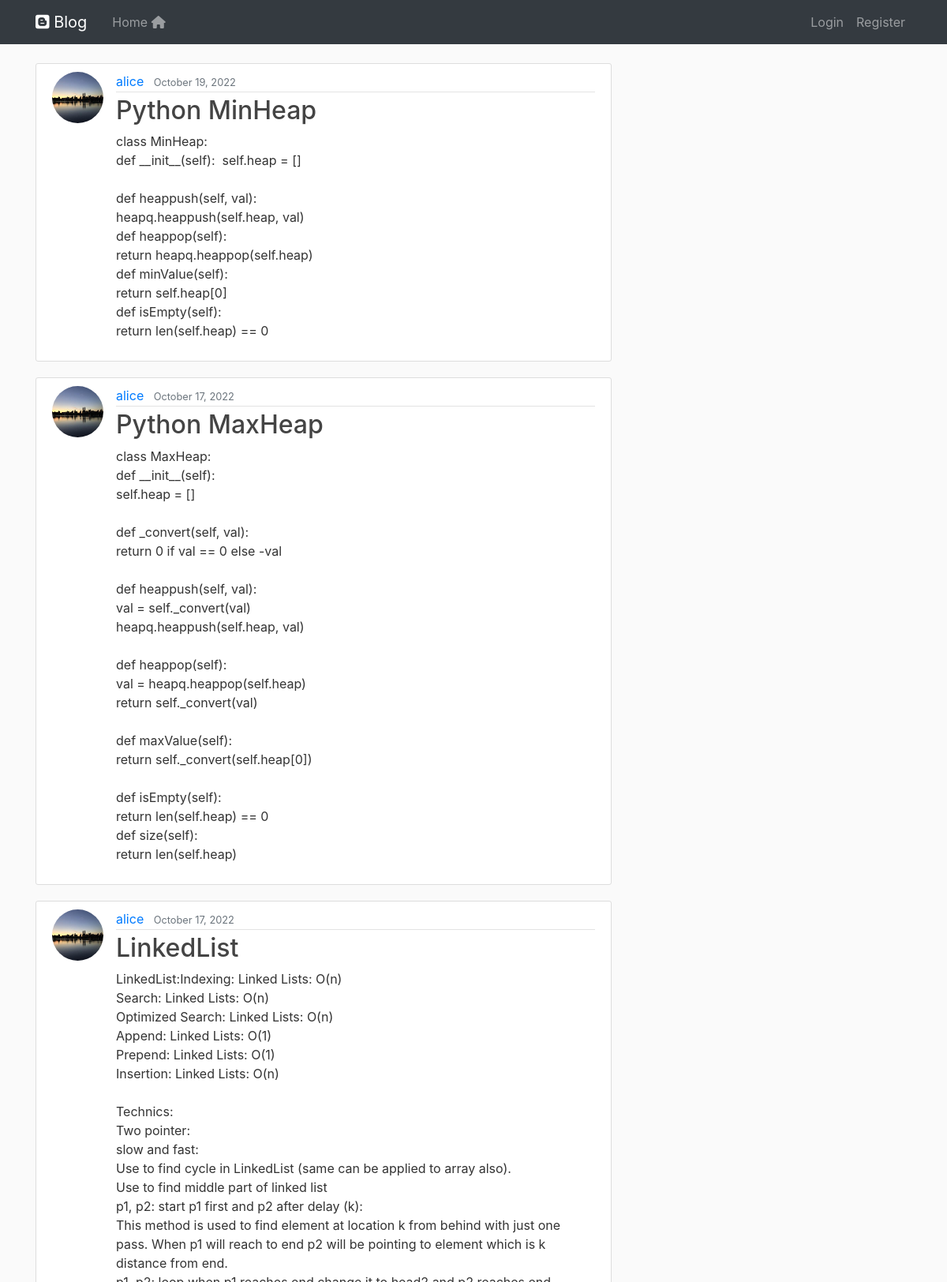
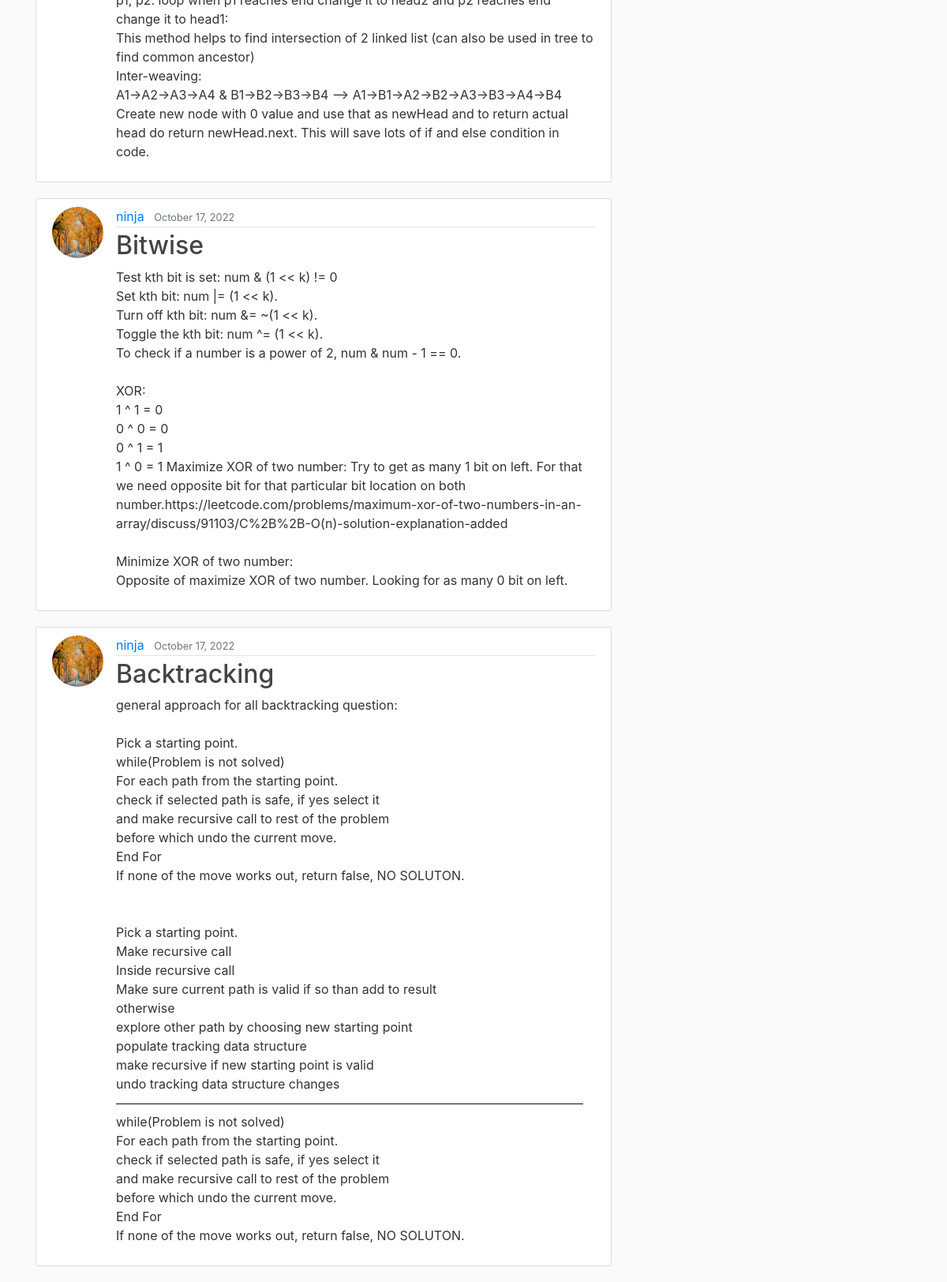
The page / on the database its author committed (2 pictures, top to bottom).
### blog/models.py (models this page shows, shortened)
class Post(models.Model):
    title = models.CharField(max_length=100)
    content = models.TextField()
    date_posted = models.DateTimeField(default=timezone.now)
    author = models.ForeignKey(User, on_delete= models.CASCADE)

### users/models.py (models this page shows, shortened)
class Profile(models.Model):
    user = models.OneToOneField(User, on_delete= models.CASCADE)
    image = models.ImageField(default = 'default.jpg', upload_to='profile_pics')

### blog/views.py (the view)
# urls.py: path('', PostListView.as_view(), name='blog-home'),
class PostListView(ListView):
    model = Post
    template_name = 'blog/home.html'   # <app>/<model>_<viewtype>.html
    context_object_name = 'posts'
    ordering = ['-date_posted']
    paginate_by = 5

### blog/templates/blog/home.html
{% extends "blog/base.html" %}
{% block content %}
    {% for post in posts %}
        <article class="media content-section">
            <img class="rounded-circle article-img" src="{{post.author.profile.image.url}}"/>
            <div class="media-body">
            <div class="article-metadata">
                <a class="mr-2" href="#">{{ post.author }}</a>
                <small class="text-muted">{{ post.date_posted|date:"F d, Y" }}</small>
            </div>
            <h2><a class="article-title" href="{% url 'post-detail' post.id %}">{{ post.title }}</a></h2>
            <p class="article-content">{{ post.content }}</p>
            </div>
        </article>
    {% endfor %}
{% endblock content %}

### blog/static/blog/main.css (style rules this page uses)
h1, h2, h3, h4, h5, h6 { color: #444444; }
.content-section { background: #ffffff; padding: 10px 20px; border: 1px solid #dddddd; border-radius: 3px; margin-bottom: 20px; }
.article-title { color: #444444; }
.article-content { white-space: pre-line; }
.article-img { height: 65px; width: 65px; margin-right: 16px; }
.article-metadata { padding-bottom: 1px; margin-bottom: 4px; border-bottom: 1px solid #e3e3e3 }

### rows shown on the page
Post: author.profile.image (picture), author "alice", date_posted "October 19, 2022", title "Python MinHeap", content "class MinHeap: def __init__(self): self.heap = [] def heappush(self, val): heapq.heappush(self.heap, val) def heappop(self): return heapq.heappop(self.heap) def minValue(self): return self.heap[0] def isEmpty(self): return len(self.heap) == 0"
Post: author.profile.image (picture), author "alice", date_posted "October 17, 2022", title "Python MaxHeap", content "class MaxHeap: def __init__(self): self.heap = [] def _convert(self, val): return 0 if val == 0 else -val def heappush(self, val): val = self._convert(val) heapq.heappush(self.heap, val) def heappop(self): val = heapq.heappop(self.heap) return self._convert(val) def maxValue(self): return self._convert(self.heap[0]) def isEmpty(self): return len(self.heap) == 0 def size(self): return len(self.heap)"
Post: author.profile.image (picture), author "alice", date_posted "October 17, 2022", title "LinkedList", content "LinkedList:Indexing: Linked Lists: O(n) Search: Linked Lists: O(n) Optimized Search: Linked Lists: O(n) Append: Linked Lists: O(1) Prepend: Linked Lists: O(1) Insertion: Linked Lists: O(n) Technics: Two pointer: slow and fast: Use to find cycle in LinkedList (same can be applied to array also). Use to find middle part of linked list p1, p2: start p1 first and p2 after delay (k): This method is used to find element at location k from behind with just one pass. When p1 will reach to end p2 will be pointing to element which is k distance from end. p1, p2: loop when p1 reaches end change it to head2 and p2 reaches end change it to head1: This method helps to find intersection of 2 linked list…"
Post: author.profile.image (picture), author "ninja", date_posted "October 17, 2022", title "Bitwise", content "Test kth bit is set: num & (1 << k) != 0 Set kth bit: num |= (1 << k). Turn off kth bit: num &= ~(1 << k). Toggle the kth bit: num ^= (1 << k). To check if a number is a power of 2, num & num - 1 == 0. XOR: 1 ^ 1 = 0 0 ^ 0 = 0 0 ^ 1 = 1 1 ^ 0 = 1 Maximize XOR of two number: Try to get as many 1 bit on left. For that we need opposite bit for that particular bit location on both number.https://leetcode.com/problems/maximum-xor-of-two-numbers-in-an-array/discuss/91103/C%2B%2B-O(n)-solution-explanation-added Minimize XOR of two number: Opposite of maximize XOR of two number. Looking for as many 0 bit on left."
Post: author.profile.image (picture), author "ninja", date_posted "October 17, 2022", title "Backtracking", content "general approach for all backtracking question: Pick a starting point. while(Problem is not solved) For each path from the starting point. check if selected path is safe, if yes select it and make recursive call to rest of the problem before which undo the current move. End For If none of the move works out, return false, NO SOLUTON. Pick a starting point. Make recursive call Inside recursive call Make sure current path is valid if so than add to result otherwise explore other path by choosing new starting point populate tracking data structure make recursive if new starting point is valid undo tracking data structure changes ————————————————————————————————————— while(Problem is not…"
